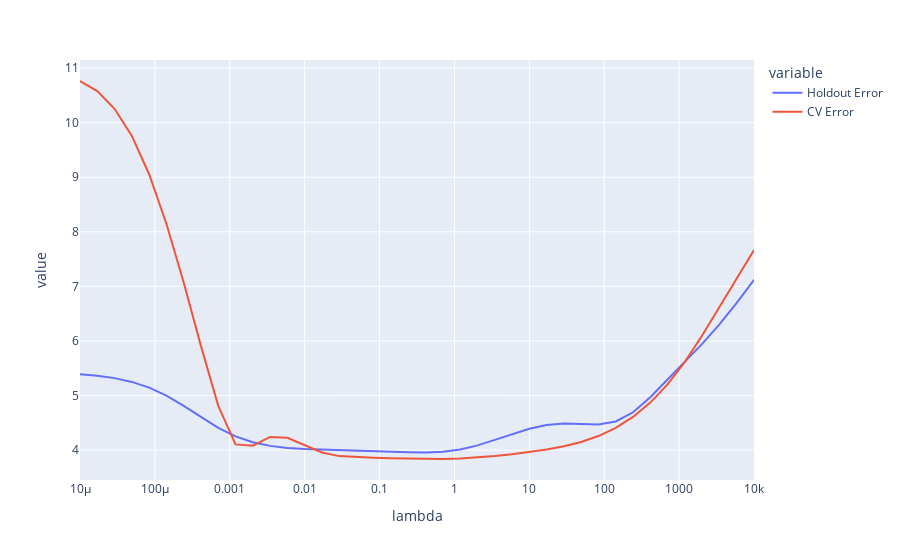

This figure's notebook cell:
### Markdown cell above
The code below shows the holdout error that we computed in the previous problem as well as the 4-fold cross validation error. Note that the cross validation error shows a similar dependency on lambda relative to the holdout error. This is because they are both doing the same thing, namely trying to estimate the expected error on unseen data drawn from distribution from which the training set was drawn. 

In other words, this figure compares the holdout method with 4-fold cross validation.

### Code cell
px.line(error_vs_lambda, x = "lambda", y = ["Holdout Error", "CV Error"], 
        log_x=True)

### Figure 1 — Plotly figure (JSON) as saved in the notebook; plotly's stock layout.template omitted (floating-point values rounded to 4 significant figures)
{"data": [{"hovertemplate": "variable=Holdout Error<br>lambda=%{x}<br>value=%{y}<extra></extra>", "legendgroup": "Holdout Error", "line": {"color": "#636efa", "dash": "solid"}, "marker": {"symbol": "circle"}, "mode": "lines", "name": "Holdout Error", "orientation": "v", "showlegend": true, "type": "scatter", "x": [1e-05, 1.701e-05, 2.894e-05, 4.924e-05, 8.377e-05, 0.0001425, 0.0002424, 0.0004125, 0.0007017, 0.001194, 0.002031, 0.003455, 0.005878, 0.01, 0.01701, 0.02894, 0.04924, 0.08377, 0.1425, 0.2424, 0.4125, 0.7017, 1.194, 2.031, 3.455, 5.878, 10, 17.01, 28.94, 49.24, 83.77, 142.5, 242.4, 412.5, 701.7, 1194.0, 2031.0, 3455.0, 5878.0, 10000], "xaxis": "x", "y": [5.39, 5.363, 5.319, 5.25, 5.145, 4.998, 4.81, 4.603, 4.408, 4.253, 4.145, 4.078, 4.039, 4.018, 4.008, 4.001, 3.994, 3.985, 3.973, 3.962, 3.958, 3.971, 4.012, 4.086, 4.187, 4.296, 4.392, 4.459, 4.486, 4.479, 4.47, 4.524, 4.693, 4.968, 5.29, 5.615, 5.946, 6.304, 6.699, 7.119], "yaxis": "y"}, {"hovertemplate": "variable=CV Error<br>lambda=%{x}<br>value=%{y}<extra></extra>", "legendgroup": "CV Error", "line": {"color": "#EF553B", "dash": "solid"}, "marker": {"symbol": "circle"}, "mode": "lines", "name": "CV Error", "orientation": "v", "showlegend": true, "type": "scatter", "x": [1e-05, 1.701e-05, 2.894e-05, 4.924e-05, 8.377e-05, 0.0001425, 0.0002424, 0.0004125, 0.0007017, 0.001194, 0.002031, 0.003455, 0.005878, 0.01, 0.01701, 0.02894, 0.04924, 0.08377, 0.1425, 0.2424, 0.4125, 0.7017, 1.194, 2.031, 3.455, 5.878, 10, 17.01, 28.94, 49.24, 83.77, 142.5, 242.4, 412.5, 701.7, 1194.0, 2031.0, 3455.0, 5878.0, 10000], "xaxis": "x", "y": [10.76, 10.58, 10.25, 9.756, 9.055, 8.148, 7.07, 5.905, 4.811, 4.104, 4.08, 4.241, 4.225, 4.087, 3.957, 3.89, 3.868, 3.859, 3.85, 3.842, 3.837, 3.838, 3.848, 3.867, 3.893, 3.925, 3.963, 4.01, 4.07, 4.149, 4.257, 4.407, 4.608, 4.87, 5.204, 5.617, 6.1, 6.625, 7.158, 7.666], "yaxis": "y"}], "layout": {"autosize": true, "legend": {"title": {"text": "variable"}, "tracegroupgap": 0}, "margin": {"t": 60}, "xaxis": {"anchor": "y", "autorange": true, "domain": [0, 1], "range": [-5, 4], "title": {"text": "lambda"}, "type": "log"}, "yaxis": {"anchor": "x", "autorange": true, "domain": [0, 1], "range": [3.452, 11.15], "title": {"text": "value"}, "type": "linear"}}}
